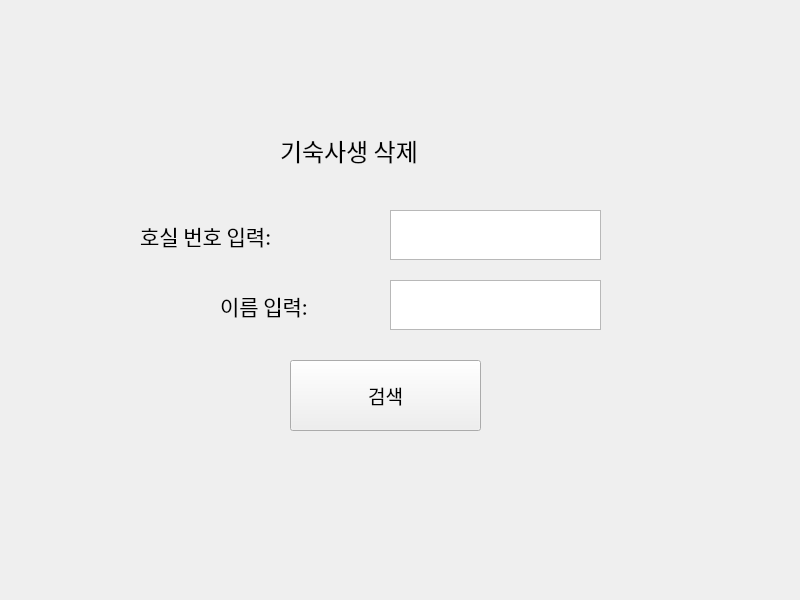
<?xml version="1.0" encoding="UTF-8"?>
<ui version="4.0">
 <class>Form</class>
 <widget class="QWidget" name="Form">
  <property name="geometry">
   <rect>
    <x>0</x>
    <y>0</y>
    <width>800</width>
    <height>600</height>
   </rect>
  </property>
  <property name="windowTitle">
   <string>Form</string>
  </property>
  <widget class="QLabel" name="search_title_2">
   <property name="geometry">
    <rect>
     <x>140</x>
     <y>210</y>
     <width>251</width>
     <height>51</height>
    </rect>
   </property>
   <property name="font">
    <font>
     <family>궁서체</family>
     <pointsize>16</pointsize>
    </font>
   </property>
   <property name="text">
    <string>호실 번호 입력:</string>
   </property>
  </widget>
  <widget class="QPlainTextEdit" name="plainTextEdit_3">
   <property name="geometry">
    <rect>
     <x>390</x>
     <y>280</y>
     <width>211</width>
     <height>50</height>
    </rect>
   </property>
   <property name="font">
    <font>
     <family>궁서체</family>
     <pointsize>14</pointsize>
    </font>
   </property>
  </widget>
  <widget class="QLabel" name="delete_title">
   <property name="geometry">
    <rect>
     <x>280</x>
     <y>130</y>
     <width>231</width>
     <height>41</height>
    </rect>
   </property>
   <property name="font">
    <font>
     <family>궁서체</family>
     <pointsize>18</pointsize>
    </font>
   </property>
   <property name="text">
    <string>기숙사생 삭제</string>
   </property>
  </widget>
  <widget class="QLabel" name="search_title_3">
   <property name="geometry">
    <rect>
     <x>220</x>
     <y>280</y>
     <width>171</width>
     <height>51</height>
    </rect>
   </property>
   <property name="font">
    <font>
     <family>궁서체</family>
     <pointsize>16</pointsize>
    </font>
   </property>
   <property name="text">
    <string>이름 입력:</string>
   </property>
  </widget>
  <widget class="QPushButton" name="btn_delete_student">
   <property name="geometry">
    <rect>
     <x>290</x>
     <y>360</y>
     <width>191</width>
     <height>71</height>
    </rect>
   </property>
   <property name="font">
    <font>
     <family>궁서체</family>
     <pointsize>14</pointsize>
    </font>
   </property>
   <property name="text">
    <string>검색</string>
   </property>
  </widget>
  <widget class="QPlainTextEdit" name="plainTextEdit_2">
   <property name="geometry">
    <rect>
     <x>390</x>
     <y>210</y>
     <width>211</width>
     <height>50</height>
    </rect>
   </property>
   <property name="font">
    <font>
     <family>궁서체</family>
     <pointsize>14</pointsize>
    </font>
   </property>
  </widget>
 </widget>
 <resources/>
 <connections/>
</ui>
